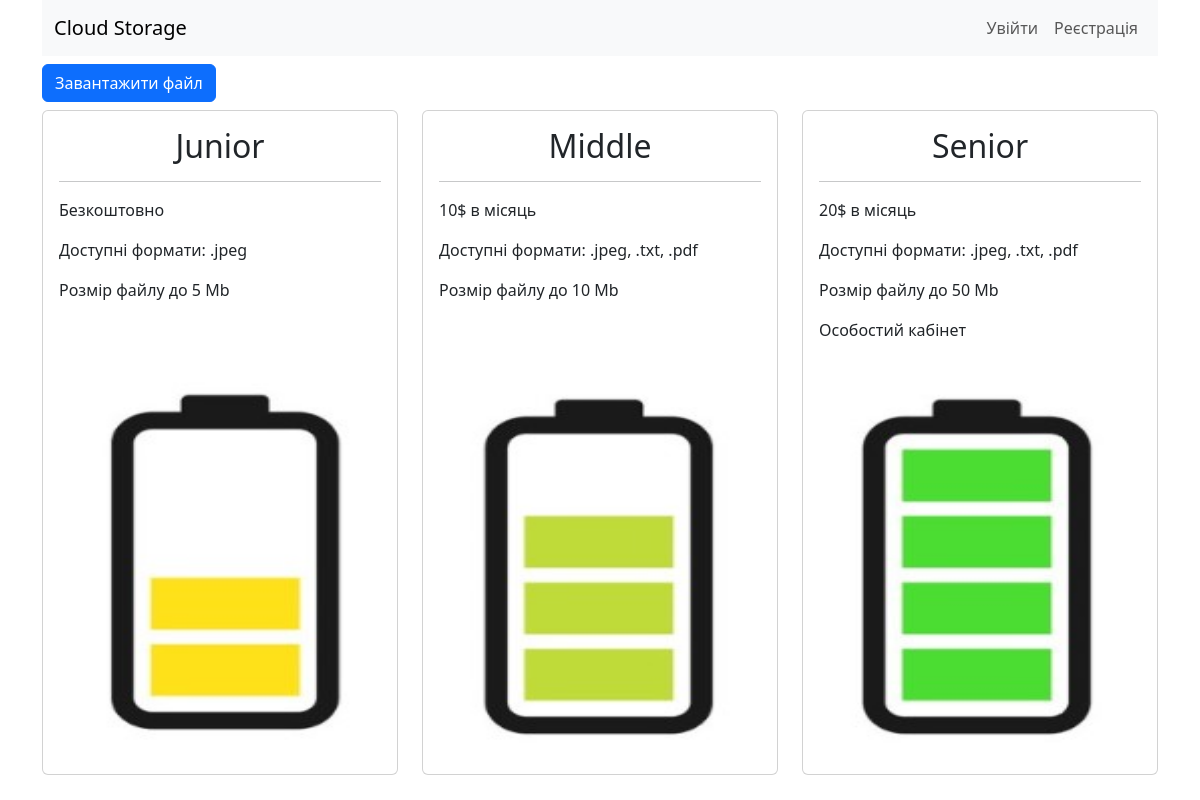
Before: / with the older database file.
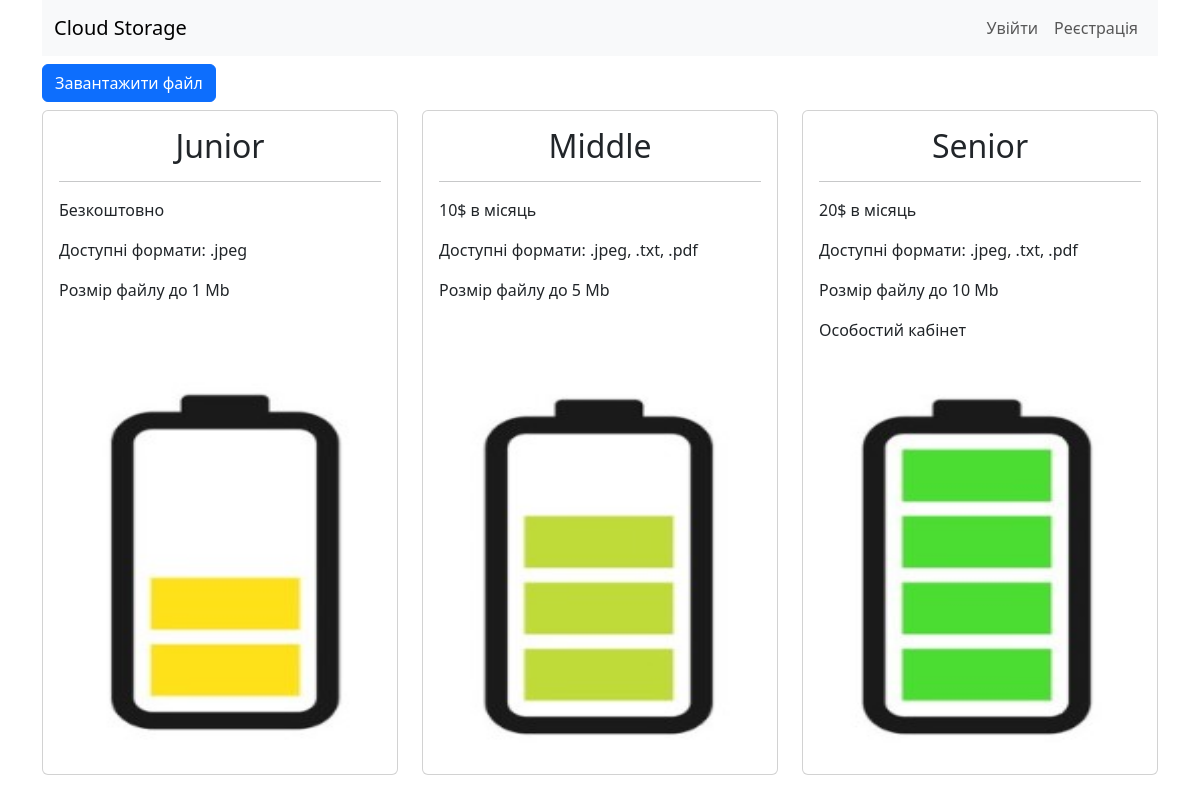
After: the same page with the newer database file.
### upload/models.py (models this page shows, shortened)
class News(models.Model):
	title = models.CharField(max_length=100, primary_key=True)
	content = models.TextField()
	photo = models.ImageField(upload_to='photos/%Y/%m/%d/', blank=True)
	class Meta:
		verbose_name = 'Новина'
		verbose_name_plural = 'Новини'

### upload/views.py (the view)
# urls.py: path('', ViewNews.as_view(), name='home'),
class ViewNews(ListView):
	model = News
	template_name = 'upload/news_list.html'
	context_object_name = 'news'
	def get_context_data(self, *, object_list=None, **kwargs):
		context = super().get_context_data(**kwargs)
		context['title'] = 'Головна'
		return context
	def get_queryset(self):
		return News.objects.all()

### upload/templates/upload/news_list.html (shortened to what this page needs)
{% extends 'base.html' %}
{% load static %}
{% block content %}
<div class="d-grid gap-2">
  <a href="{% url 'upload' %}"><button class="btn btn-primary mt-sm-2" type="button">Завантажити файл</button></a>
</div>
<div class="row">
{% for item in news %}
<div class="col-sm-4 mt-sm-2">
<div class="card">
    <div class="card-body" >
        <div class="media">
            <h2 class="card-title" align="center">{{ item.title }}</h2> <hr>
            <div class="media-body">
                <p class="card-text" >{{ item.content|safe }}</p>
            </div>
            <img class="card-img-top" src="{{ item.photo.url }}"  width="" height="400">
        </div>
    </div>
</div>
</div>
{% endfor %}
</div>
{% endblock %}

### templates/base.html (shortened to what this page needs)
<!DOCTYPE html>
<html lang="en">
<head>
    <link href="https://cdn.jsdelivr.net/npm/bootstrap@5.3.0-alpha3/dist/css/bootstrap.min.css" rel="stylesheet">
</head>
<body>
<div class="container">
<nav class="navbar navbar-expand-lg bg-body-tertiary">
  <div class="container-fluid">
    <a class="navbar-brand" href="{% url 'home' %}">Cloud Storage</a>
    <div class="collapse navbar-collapse" id="navbarNavAltMarkup">
      <div class="navbar-nav ms-auto">
          {% if request.user.is_authenticated %}
             <div class="nav-link">Вітаю, {{user.username}}</div>
             <a class="nav-link"  href="{% url 'logout' %}">Logout</a>
          {% else %}
            <a class="nav-link" href="{% url 'login' %}">Увійти</a>
            <a class="nav-link" href="{% url 'register' %}">Реєстрація</a>
          {% endif %}
      </div>
    </div>
  </div>
</nav>
{% block content %}
{% endblock %}
</div>
</body>
</html>

Changed rows visible on the page:
changed News "Junior": content "Безкоштовно Доступні формати: .jpeg Розмір файлу до 5 Mb" → "Безкоштовно Доступні формати: .jpeg Розмір файлу до 1 Mb"
changed News "Middle": content "10$ в місяць Доступні формати: .jpeg, .txt, .pdf Розмір файлу до 10 Mb" → "10$ в місяць Доступні формати: .jpeg, .txt, .pdf Розмір файлу до 5 Mb"
changed News "Senior": content "20$ в місяць Доступні формати: .jpeg, .txt, .pdf Розмір файлу до 50 Mb Особостий кабінет" → "20$ в місяць Доступні формати: .jpeg, .txt, .pdf Розмір файлу до 10 Mb Особостий кабінет"
